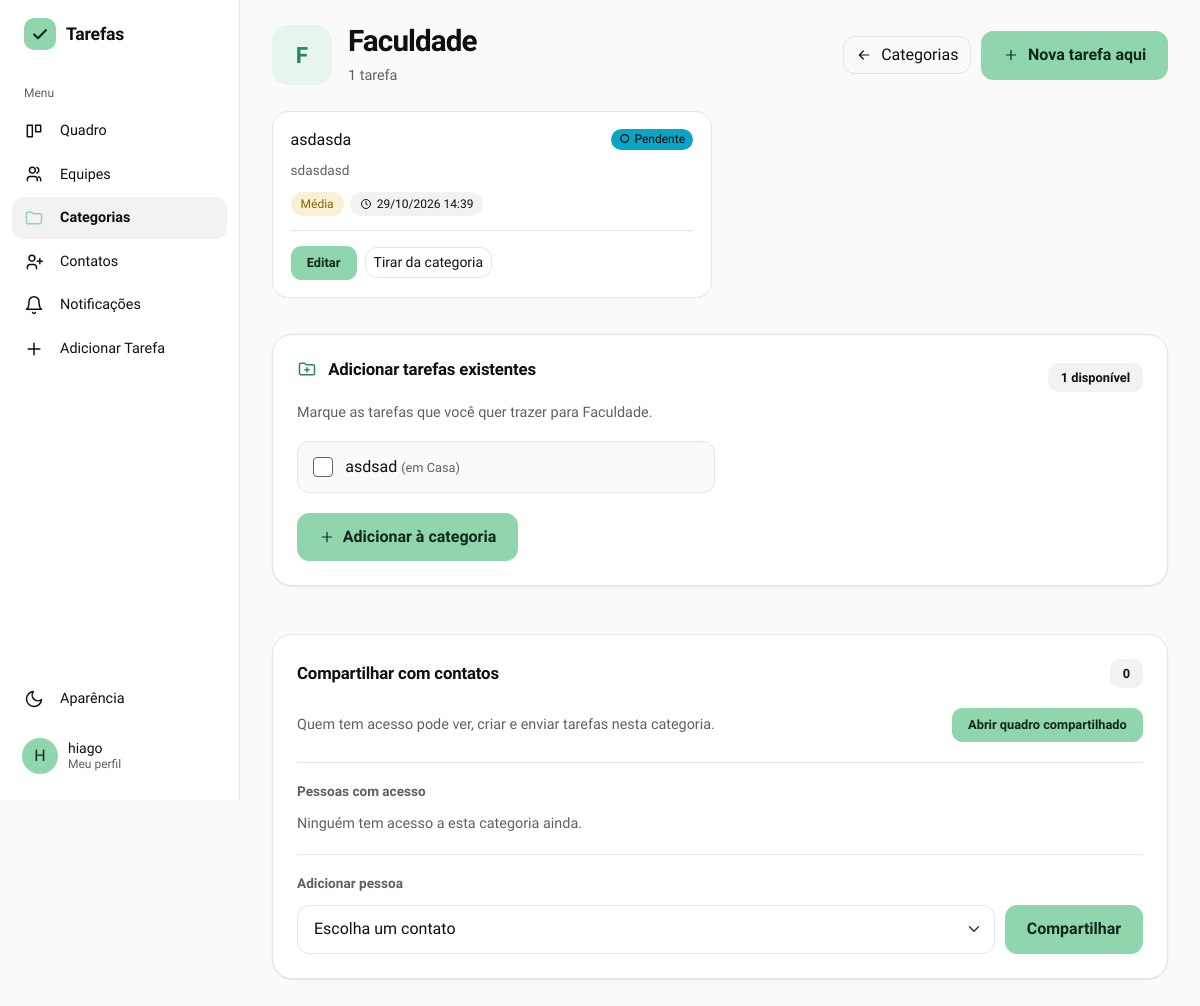
The app's page /categorias/1 (signed in) with its own data.
### gerenciador_de_tarefas/models.py (models this page shows)
class Usuario(db.Model, UserMixin):
    id = db.Column(db.Integer, primary_key=True)
    nomeUsuario = db.Column(db.String(50), unique=True, nullable=False)
    email = db.Column(db.String(254), unique=True, nullable=False)
    senha = db.Column(db.String(255), nullable=False)
    nome = db.Column(db.String(100), nullable=False)
    tarefasCriadas = db.relationship('Tarefa', backref='criador', foreign_keys='Tarefa.criador_id', lazy=True)
    tarefasAtribuidas = db.relationship('Tarefa', backref='responsavel', foreign_keys='Tarefa.responsavel_id', lazy=True)
    cargo = db.Column(db.String(20), nullable=False, default='usuario') #admin ou usuario
    foto_perfil = db.Column(db.String(200), nullable=True, default='default.png')
    ordenacao_quadro = db.Column(db.String(30), nullable=False, default='padrao')

class Categoria(db.Model):
    id = db.Column(db.Integer, primary_key=True)
    nome = db.Column(db.String(50), nullable=False)
    usuario_id = db.Column(db.Integer, db.ForeignKey('usuario.id'), nullable=False)
    tarefas = db.relationship('Tarefa', backref='categoria', lazy=True)
    dono = db.relationship('Usuario')

class Tarefa(db.Model):
    id = db.Column(db.Integer, primary_key=True)
    titulo = db.Column(db.String(150), nullable=False)
    descricao = db.Column(db.Text, nullable=False)
    status = db.Column(db.String(20), nullable=False, default='Pendente')
    prioridade = db.Column(db.String(20), nullable=False, default='A definir')
    prazo = db.Column(db.DateTime, nullable=True, index=True)
    criador_id = db.Column(db.Integer, db.ForeignKey('usuario.id'), nullable=False)
    responsavel_id = db.Column(db.Integer, db.ForeignKey('usuario.id'), nullable=False)
    equipe_id = db.Column(db.Integer, db.ForeignKey('equipe.id'), nullable=True)
    categoria_id = db.Column(db.Integer, db.ForeignKey('categoria.id'), nullable=True)
    aceite = db.Column(db.String(20), nullable=False, default='aceita', server_default='aceita')
    subtarefas = db.relationship('Subtarefa', backref='tarefa', cascade='all, delete-orphan', lazy=True)

### gerenciador_de_tarefas/app.py (the view)
@app.route('/categorias/<int:categoria_id>')
@login_required
def ver_categoria(categoria_id):
    categoria = db.get_or_404(Categoria, categoria_id)
    if categoria.usuario_id != current_user.id:
        flash('Essa categoria não é sua.', 'danger')
        return redirect(url_for('ver_categorias'))
    todas = tarefas_individuais()
    dentro = [t for t in todas if t.categoria_id == categoria.id]
    disponiveis = [t for t in todas if t.categoria_id != categoria.id]
    ja = {cs.usuario_id for cs in categoria.compartilhamentos}
    meus_contatos = contatos_aceitos()
    convidaveis = [u for u in meus_contatos if u.id not in ja]
    return render_template('categoria.html', categoria=categoria,
                           tarefas=dentro, disponiveis=disponiveis,
                           compartilhamentos=categoria.compartilhamentos,
                           convidaveis=convidaveis,
                           total_contatos=len(meus_contatos))

### gerenciador_de_tarefas/templates/categoria.html (shortened to what this page needs)
{% extends "base.html" %}
{% block content %}
{% macro ico(nome, t=18) -%}
<svg width="{{ t }}" height="{{ t }}" viewBox="0 0 24 24" fill="none" stroke="currentColor" stroke-width="1.8" stroke-linecap="round" stroke-linejoin="round" aria-hidden="true">
{%- if nome == 'voltar' %}<path d="M19 12H5M11 6l-6 6 6 6"/>
{%- elif nome == 'plus' %}<path d="M12 5v14M5 12h14"/>
{%- elif nome == 'pasta-mais' %}<path d="M3 7a2 2 0 012-2h4l2 2h8a2 2 0 012 2v8a2 2 0 01-2 2H5a2 2 0 01-2-2zM12 10.5v5M9.5 13h5"/>
{%- endif %}</svg>
{%- endmacro %}
{% set status_classe = {'Pendente': 'status-pendente', 'Em andamento': 'status-andamento', 'Concluída': 'status-concluida', 'Cancelada': 'status-cancelada'} %}
<div class="eqp-topo">
    <div class="eqp-id">
        <span class="eq-inicial" aria-hidden="true">{{ categoria.nome[:1]|upper }}</span>
        <div class="min-w-0">
            <h1>{{ categoria.nome }}</h1>
            <div class="eqp-meta">{{ tarefas|length }} tarefa{{ '' if tarefas|length == 1 else 's' }}</div>
        </div>
    </div>
    <div class="eqp-acoes">
        <a href="{{ url_for('ver_categorias') }}" class="btn btn-outline-secondary">{{ ico('voltar', 16) }} Categorias</a>
        <button type="button" class="btn btn-principal"
                data-bs-toggle="modal"
                data-bs-target="#modalAdicionarTarefa"
                data-categoria-id="{{ categoria.id }}">
            {{ ico('plus', 16) }} Nova tarefa aqui
        </button>
    </div>
</div>
<div class="cat-tarefas">
    {% for tarefa in tarefas %}
    {% set atrasada = tarefa_atrasada(tarefa) %}
    {% set prio = tarefa.prioridade or 'A definir' %}
    <article class="cartao-tarefa cat-tarefa {{ status_classe[tarefa.status] }}">
        <div class="cat-tarefa-topo">
            <div class="tarefa-titulo">{{ tarefa.titulo }}</div>
            <span class="selo">{{ tarefa.status }}</span>
        </div>
        {% if tarefa.descricao %}
        <div class="tarefa-desc">{{ tarefa.descricao|truncate(80) }}</div>
        {% endif %}
        <div class="chips">
            <span class="chip {{ 'chip-alta' if prio == 'Alta' else ('chip-media' if prio == 'Média' else ('chip-baixa' if prio == 'Baixa' else '')) }}">{{ prio }}</span>
            {% if tarefa.prazo %}
            <span class="chip {{ 'chip-atrasada' if atrasada }}">
                <svg viewBox="0 0 24 24" fill="none" stroke="currentColor" stroke-width="2" stroke-linecap="round" aria-hidden="true"><circle cx="12" cy="12" r="9"/><path d="M12 7v5l3 2"/></svg>
                {{ tarefa.prazo.strftime('%d/%m/%Y %H:%M') }}{% if atrasada %} (atrasada){% endif %}
            </span>
            {% endif %}
        </div>
        <div class="cat-tarefa-acoes">
            <a href="{{ url_for('editar_tarefa', tarefa_id=tarefa.id) }}" class="btn btn-principal btn-sm">Editar</a>
            <form method="POST" action="{{ url_for('definir_categoria', tarefa_id=tarefa.id) }}">
                <button type="submit" class="btn btn-outline-secondary btn-sm">Tirar da categoria</button>
            </form>
        </div>
    </article>
    {% endfor %}
</div>
<section class="cartao cat-existentes mb-5">
    <div class="eq-secao-cab">
        <h2 class="eqp-card-titulo">{{ ico('pasta-mais', 20) }} Adicionar tarefas existentes</h2>
        {% if disponiveis %}
        <span class="eq-contagem">{{ disponiveis|length }} disponíve{{ 'l' if disponiveis|length == 1 else 'is' }}</span>
        {% endif %}
    </div>
    {% if disponiveis %}
    <p class="eqp-ajuda">Marque as tarefas que você quer trazer para {{ categoria.nome }}.</p>
    <form method="POST" action="{{ url_for('adicionar_a_categoria', categoria_id=categoria.id) }}">
        <div class="cat-linhas">
            {% for t in disponiveis %}
            <label class="cat-linha" for="t{{ t.id }}">
                <input class="form-check-input" type="checkbox" name="tarefa_ids" value="{{ t.id }}" id="t{{ t.id }}">
                <span>
                    {{ t.titulo }}
                    {% if t.categoria %}<span class="cat-linha-em">(em {{ t.categoria.nome }})</span>{% endif %}
                </span>
            </label>
            {% endfor %}
        </div>
        <button type="submit" class="btn btn-principal cat-adicionar">{{ ico('plus', 16) }} Adicionar à categoria</button>
    </form>
    {% else %}
    <p class="eqp-ajuda">Todas as suas tarefas individuais já estão nesta categoria.</p>
    {% endif %}
</section>
<section class="cartao cat-comp mb-5">
    <div class="eq-secao-cab">
        <h2 class="eqp-card-titulo">Compartilhar com contatos</h2>
        <span class="eq-contagem">{{ compartilhamentos|length }}</span>
    </div>
    <div class="cat-comp-intro">
        <p class="eqp-ajuda">Quem tem acesso pode ver, criar e enviar tarefas nesta categoria.</p>
        <a href="{{ url_for('ver_categoria_compartilhada', categoria_id=categoria.id) }}" class="btn btn-principal btn-sm">Abrir quadro compartilhado</a>
    </div>
    <div class="cat-comp-bloco">
        <h3 class="cat-comp-sub">Pessoas com acesso</h3>
        {% if compartilhamentos %}
        <div class="cat-comp-lista">
            {% for cs in compartilhamentos %}
            <div class="eqp-membro">
                {{ avatar(cs.usuario) }}
                <span class="eqp-membro-nome">{{ cs.usuario.nomeUsuario }}</span>
                <form method="POST" action="{{ url_for('descompartilhar_categoria', categoria_id=categoria.id, usuario_id=cs.usuario_id) }}">
                    <button type="submit" class="btn btn-outline-secondary btn-sm">Remover acesso</button>
                </form>
            </div>
            {% endfor %}
        </div>
        {% else %}
        <p class="eqp-ajuda mb-0">Ninguém tem acesso a esta categoria ainda.</p>
        {% endif %}
    </div>
    {% if convidaveis or not total_contatos %}
    <div class="cat-comp-bloco">
        <h3 class="cat-comp-sub">Adicionar pessoa</h3>
        {% if convidaveis %}
        <form method="POST" action="{{ url_for('compartilhar_categoria', categoria_id=categoria.id) }}" class="cat-comp-form">
            <select name="usuario_id" class="form-select" aria-label="Escolha um contato" required>
                <option value="" disabled selected>Escolha um contato</option>
            </select>
            <button type="submit" class="btn btn-principal">Compartilhar</button>
        </form>
        {% else %}
        <p class="eqp-ajuda mb-0">Você ainda não tem contatos. <a href="{{ url_for('contatos') }}">Adicionar contatos</a></p>
        {% endif %}
    </div>
    {% endif %}
</section>
{% endblock %}

### gerenciador_de_tarefas/templates/base.html (shortened to what this page needs)
<!doctype html>
<html lang="pt-br">
  <head>
    <link
      rel="stylesheet"
      href="https://cdn.jsdelivr.net/npm/bootstrap@5.3.0/dist/css/bootstrap.min.css"
    />
    <link
      rel="stylesheet"
      href="{{ url_for('static', filename='static.css') }}"
    />
    <link rel="stylesheet" href="https://cdn.jsdelivr.net/npm/flatpickr/dist/flatpickr.min.css">
    <link rel="stylesheet" href="https://cdn.jsdelivr.net/npm/flatpickr/dist/themes/dark.css">
  </head>
  <body>
    {% macro aparencia(direcao='dropup') %}
    <div class="{{ direcao }}">
      <button
        class="menu-item"
        type="button"
        data-bs-toggle="dropdown"
        data-bs-auto-close="outside"
        aria-expanded="false"
      >
        <svg viewBox="0 0 24 24" fill="none" stroke="currentColor" stroke-width="1.8" stroke-linecap="round" stroke-linejoin="round" aria-hidden="true"><path d="M21 12.8A9 9 0 1111.2 3a7 7 0 009.8 9.8z"/></svg>
        <span>Aparência</span>
      </button>
    </div>
    {% endmacro %}
    {% macro logo() %}
    <span class="marca-icone">
      <svg width="20" height="20" viewBox="0 0 24 24" fill="none" stroke="currentColor" stroke-width="2.6" stroke-linecap="round" stroke-linejoin="round" aria-hidden="true"><path d="M5 12.5l4.5 4.5L19 7.5"/></svg>
    </span>
    {% endmacro %}
    {% set ep = request.endpoint or '' %}
    {% if current_user.is_authenticated %}
    <div class="app">
      <aside class="lateral" aria-label="Menu principal">
        <a
          class="marca"
          href="{{ url_for('admin_dashboard') if current_user.cargo == 'admin' else url_for('quadro') }}"
        >{{ logo() }}<span>Tarefas</span></a>
        <div class="menu-titulo">Menu</div>
        <a class="menu-item {{ 'ativo' if ep == 'quadro' }}" href="{{ url_for('quadro') }}">
          <svg viewBox="0 0 24 24" fill="none" stroke="currentColor" stroke-width="1.8" stroke-linecap="round" stroke-linejoin="round" aria-hidden="true"><path d="M4 5h6v14H4zM14 5h6v8h-6z"/></svg>
          <span>Quadro</span>
        </a>
        <a class="menu-item {{ 'ativo' if ep in ['equipes', 'ver_equipe', 'adicionar_tarefa_equipe'] }}" href="{{ url_for('equipes') }}">
          <svg viewBox="0 0 24 24" fill="none" stroke="currentColor" stroke-width="1.8" stroke-linecap="round" stroke-linejoin="round" aria-hidden="true"><path d="M16 20v-1.5a3.5 3.5 0 00-3.5-3.5h-5A3.5 3.5 0 004 18.5V20M10 11a3.5 3.5 0 100-7 3.5 3.5 0 000 7zM20 20v-1.5a3.5 3.5 0 00-2.5-3.3M15.5 4.2a3.5 3.5 0 010 6.6"/></svg>
          <span>Equipes</span>
        </a>
        <a class="menu-item {{ 'ativo' if ep in ['ver_categorias', 'ver_categoria'] }}" href="{{ url_for('ver_categorias') }}">
          <svg viewBox="0 0 24 24" fill="none" stroke="currentColor" stroke-width="1.8" stroke-linejoin="round" aria-hidden="true"><path d="M3 7a2 2 0 012-2h4l2 2h8a2 2 0 012 2v8a2 2 0 01-2 2H5a2 2 0 01-2-2z"/></svg>
          <span>Categorias</span>
        </a>
        <a class="menu-item {{ 'ativo' if ep == 'contatos' }}" href="{{ url_for('contatos') }}">
          <svg viewBox="0 0 24 24" fill="none" stroke="currentColor" stroke-width="1.8" stroke-linecap="round" stroke-linejoin="round" aria-hidden="true"><path d="M15 20v-1.5a3.5 3.5 0 00-3.5-3.5h-4A3.5 3.5 0 004 18.5V20M9.5 11a3.5 3.5 0 100-7 3.5 3.5 0 000 7zM19 8v6M16 11h6"/></svg>
          <span>Contatos</span>
        </a>
        <a class="menu-item {{ 'ativo' if ep == 'notificacoes' }}" href="{{ url_for('notificacoes') }}">
          <svg viewBox="0 0 24 24" fill="none" stroke="currentColor" stroke-width="1.8" stroke-linecap="round" stroke-linejoin="round" aria-hidden="true"><path d="M6 8a6 6 0 0112 0c0 7 3 9 3 9H3s3-2 3-9M10.3 21a1.9 1.9 0 003.4 0"/></svg>
          <span>Notificações</span>
        </a>
        <a class="menu-item" href="#" data-bs-toggle="modal" data-bs-target="#modalAdicionarTarefa">
          <svg viewBox="0 0 24 24" fill="none" stroke="currentColor" stroke-width="1.8" stroke-linecap="round" aria-hidden="true"><path d="M12 5v14M5 12h14"/></svg>
          <span>Adicionar Tarefa</span>
        </a>
        <div class="menu-espaco"></div>
        {{ aparencia('dropup') }}
        <a href="#" class="usuario-card mt-2 text-decoration-none" data-bs-toggle="modal" data-bs-target="#modalPerfil" title="Meu Perfil">
          {% if current_user.foto_perfil and current_user.foto_perfil != 'default.png' %}
            <img src="{{ url_for('static', filename='uploads/' + current_user.foto_perfil) }}" alt="" class="usuario-foto" />
          {% else %}
            <span class="usuario-foto">{{ current_user.nomeUsuario[:1]|upper }}</span>
          {% endif %}
          <span class="usuario-nome">{{ current_user.nome or current_user.nomeUsuario }}<small>Meu perfil</small></span>
        </a>
      </aside>
      <main class="conteudo">
        <div class="conteudo-interno">
    {% endif %}
    {% block content %}{% endblock %}
    {% if current_user.is_authenticated %}
        </div>
      </main>
    </div>
    {% else %}
    </main>
    {% endif %}
  </body>
</html>

### records on screen
Usuario: nomeUsuario "H", nome "hiago"
Categoria: nome "F", nome "Faculdade"
Tarefa: titulo "asdasda", status "Pendente", descricao "sdasdasd", prioridade "Média", prazo "29/10/2026 14:39"
Tarefa: titulo "asdsad", categoria.nome "Casa"

### other values on screen
{{ tarefas|length }} "1"
{{ disponiveis|length }} "1"
{{ 'l' if disponiveis|length == 1 else 'is' }} "l"
{{ compartilhamentos|length }} "0"
